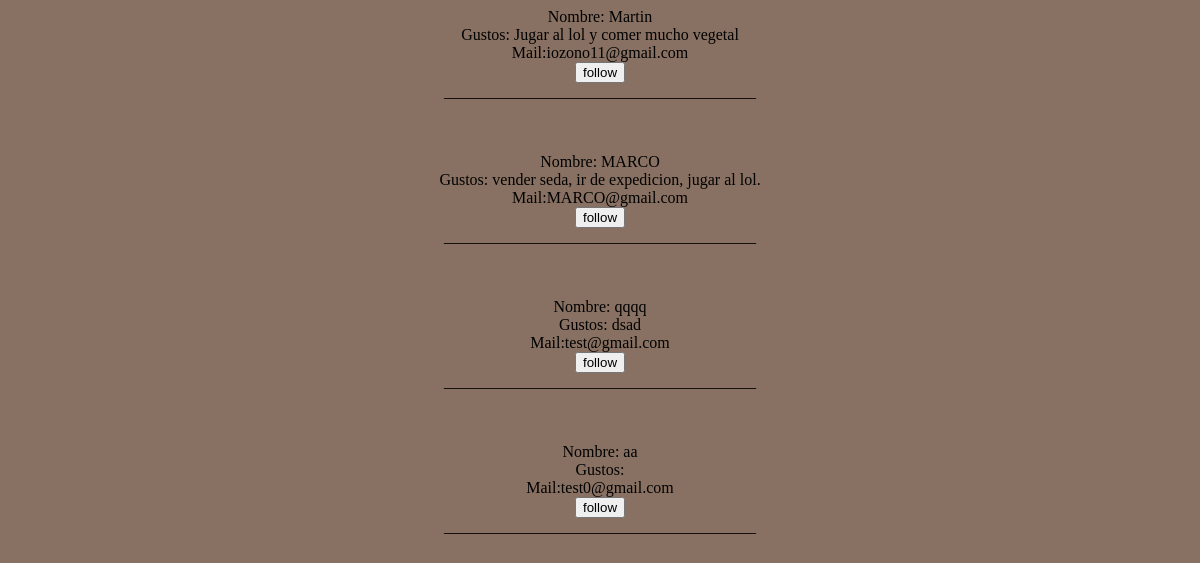
Before: /app/explore.php (signed in) with the older database file.
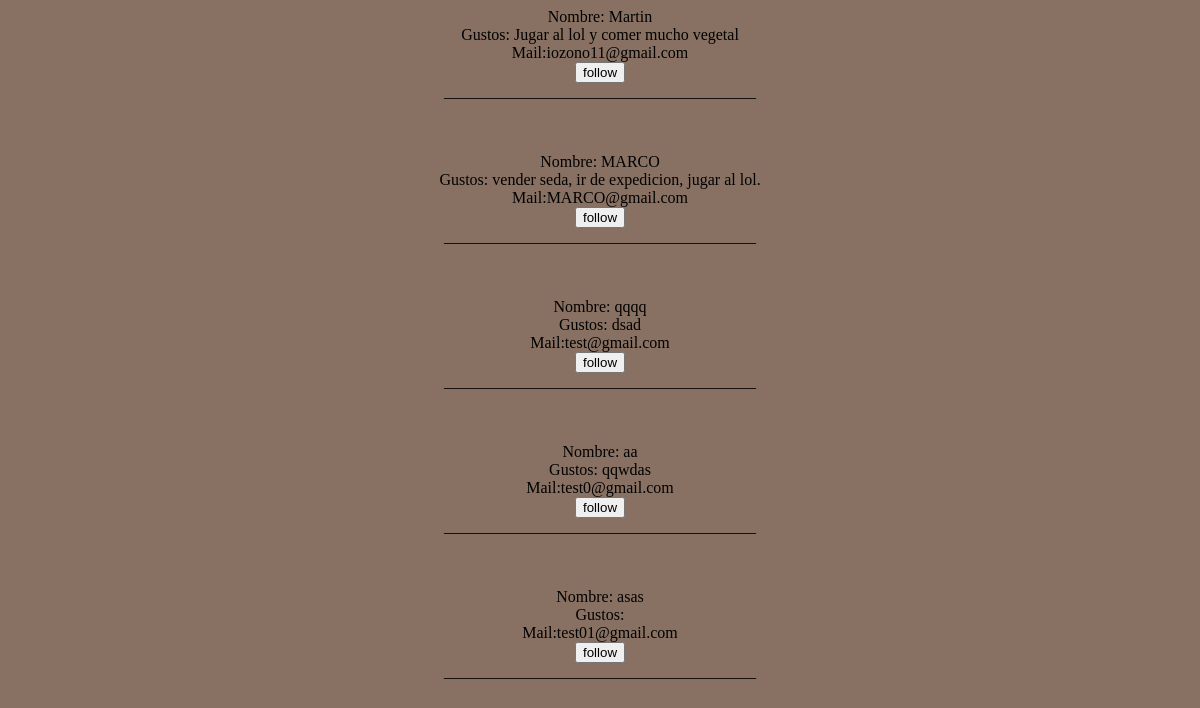
After: the same page with the newer database file.
### tables this page shows
CREATE TABLE `usuarios` (
  `mail` varchar(50) NOT NULL,
  `contrasena` varchar(255) NOT NULL,
  `nombre` varchar(50) NOT NULL,
  `apellidos` varchar(50) NOT NULL,
  `DNI` varchar(10) DEFAULT NULL,
  `sexo` varchar(50) DEFAULT NULL,
  `telefono` varchar(9) DEFAULT NULL,
  `sexualidad` varchar(50) DEFAULT NULL,
  `fechaNac` varchar(50) DEFAULT NULL,
  `gustos` text DEFAULT NULL,
  `altura` int(11) DEFAULT NULL,
  `peso` int(11) DEFAULT NULL,
  `tarjeta` text DEFAULT NULL
);

### app/explore.php (the view, shortened to what this page needs)
<?php
echo "
<head><link rel='stylesheet' type='text/css' href='style.css'></head>
<center>";
if (isset($_SESSION['loggedin']) && $_SESSION['loggedin'] == true) {
  $hostname = "db";
  $username = "admin";
  $password = "test";
  $db = "database";
  $conn = mysqli_connect($hostname,$username,$password,$db);
  $query = mysqli_query($conn, "SELECT * FROM usuarios")
     or die (mysqli_error($conn));
  $followedA=array();
  while ($row = mysqli_fetch_array($query)) {
    $mail=$row["mail"];
    if (in_array($row["mail"],$followedA)){
      echo
        "<body style='background-color:#887162;'>
      <form method='POST'  action='follow.php?fmail=$mail&follow=False'><tr>
        <td>Nombre: {$row['nombre']}</td><br>
        <td>Gustos: {$row['gustos']}</td><br>
        <td>Mail:{$mail}</td><br><br><br>
        <input type='submit' value='unfollow'><br>
        <center>_______________________________________<br></center>
        </form>
        </tr><br><br>";
    }else{
      echo
      "<body style='background-color:#887162;'>
      <form method='POST'  action='follow.php?fmail=$mail&follow=True'><tr>
        <td>Nombre: {$row['nombre']}</td><br>
        <td>Gustos: {$row['gustos']}</td><br>
        <td>Mail:{$mail}</td><br>
        <input type='submit' value='follow'><br>
        <center>_______________________________________<br></center>
        </form>
        </tr><br><br>";
    }
  }
}else{
      echo 'No estas loggeado. <a href="registro.html><b><n>Login</a><br><br>';
}
?>

Changed rows visible on the page:
changed usuarios "aa": gustos (not shown) → "qqwdas"
added usuarios: nombre "asas", mail "test01@gmail.com"
